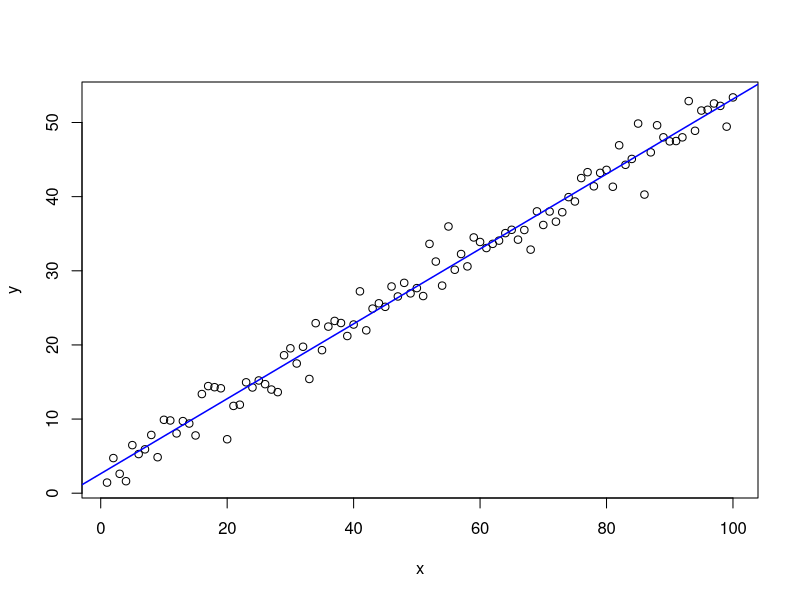
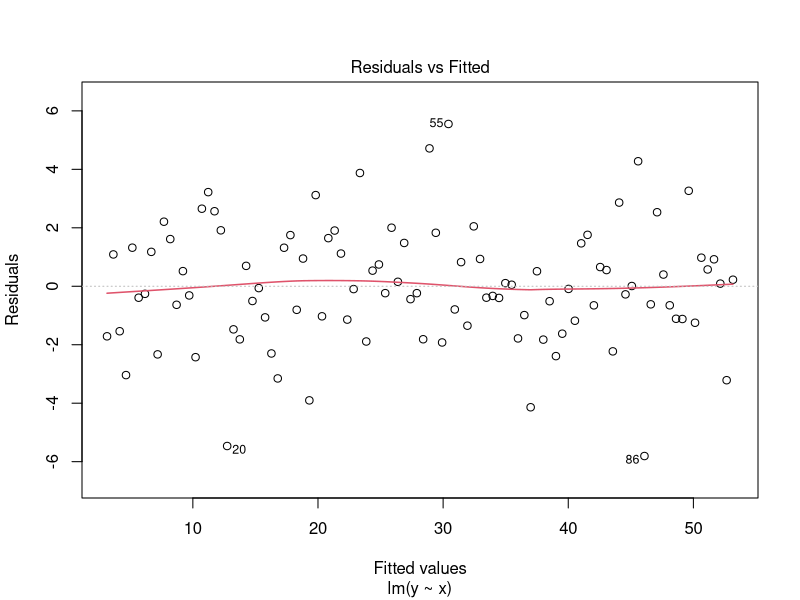
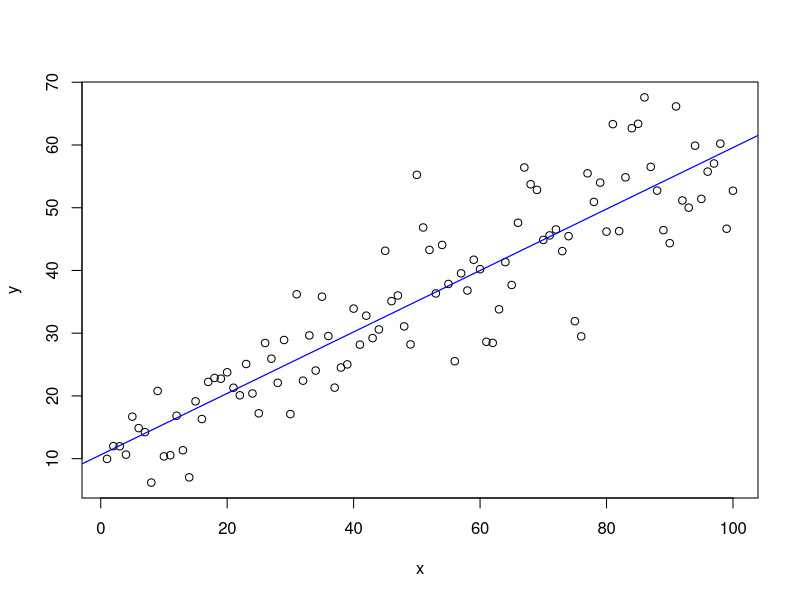
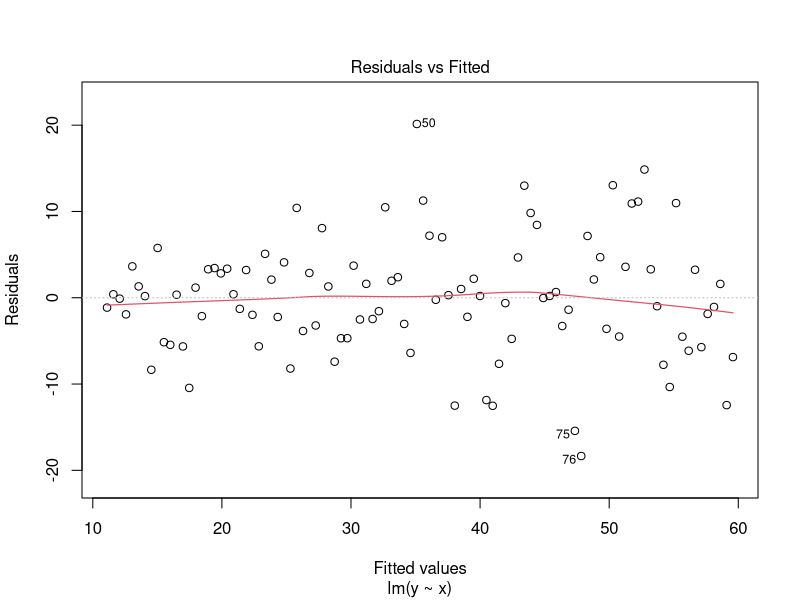
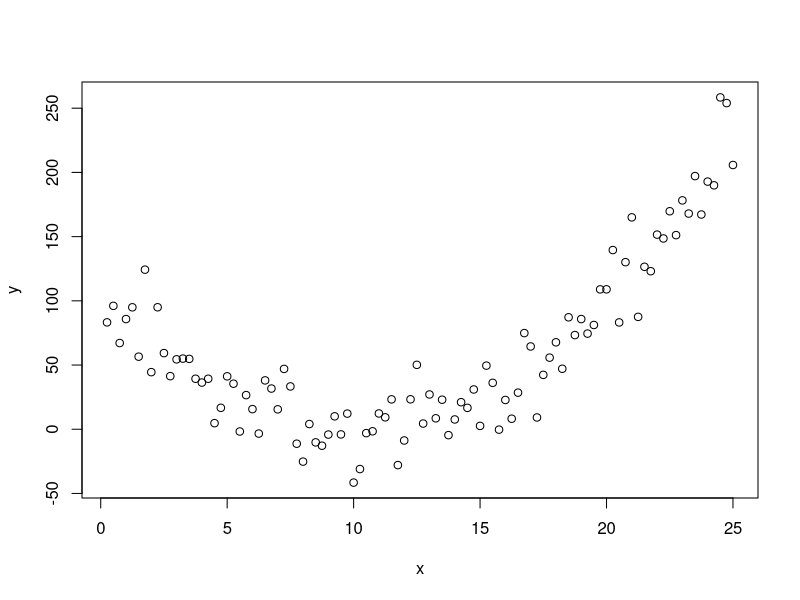
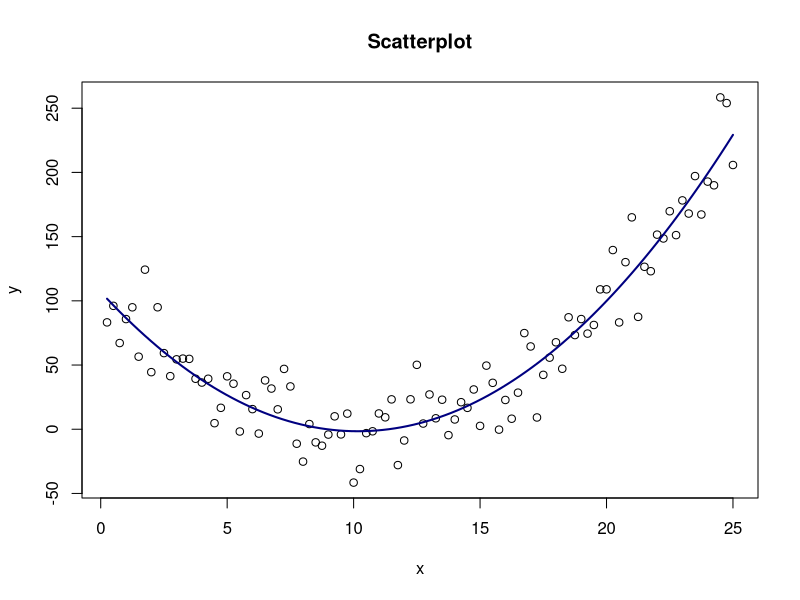

R code for these plots, in order:
## ---- chunk 1
require(knitr)
pdf_doc <- knitr::is_latex_output()
if (pdf_doc) {opts_chunk$set(echo=FALSE, fig.align="center", out.width="70%")} else {opts_chunk$set(echo=TRUE)}
## ---- chunk 2
# Set a seed to make simulations reproducible
set.seed(2302) 
# Sample Dataset 1
x <- 1:100
y <- 3 + 0.5*x + rnorm(100, 0, 2)
## ---- chunk 3
# Fit a simple linear regression
model1 <- lm(y ~ x)
# Scatterplot with line of best fit
plot(x, y)
abline(model1, col="blue", lwd=1.5)
# Coefficients of fitted model
# coef(model1)
## ---- chunk 4
# Residual plot for model 1
plot(model1, 1, lwd=1.5)
## ---- chunk 5
# Set a seed to make simulations reproducible
set.seed(1285)
# Sample the dataset
x <- seq(1, 100, length.out=100)
y <- 10 + 0.5*x + rnorm(100, 0, sqrt(x))
# Produce a scatterplot
plot(x,y)
# Fit a simple linear regression model and add to the plot
model1 <- lm(y ~ x)
abline(model1, col="blue", lwd=1.2)
## ---- chunk 6
plot(model1, 1, lwd=1.2)
## ---- chunk 7
# Sample Dataset 4
set.seed(1066)
x <- seq(0.25, 25, by=0.25)
y <- 100 - 20*x + x^2 + rnorm(100, 0, 20)
# Produce a scatterplot of the dataset
plot(x, y)
## ---- chunk 8
# Fit a simple linear regression model to Dataset 4 and compute its deviance
model4a <- lm(y ~ x)
D1 <- deviance(model4a)
# Fit a quadratic regression model and compute its deviance
model4b <- lm(y ~ x + I(x^2))
D2 <- deviance(model4b)
## ---- chunk 9

quadraticPlot <- function(x,y){
  # Produce a scatterplot of the data
  plot(x, y, xlab="x", ylab="y", main="Scatterplot")
  # Fit a quadratic regression model
  m <- lm(y ~ x + I(x^2))
  # Create a vector ax of length 101 
  # spanning the range of the explanatory variable
  ax<-seq(min(x), max(x), length.out=101)
  # predict the response for each value in ax
  fitted.curve<-predict(m, newdata=list(x=ax))
  # Fit a curve through the predicted response values and 
  # add to this to the plot
  lines(ax, fitted.curve, col="navy", lwd=2) 
}
## ---- chunk 10
# Apply the quadraticPlot function to the quadratic regression model fitted earlier
quadraticPlot(x,y)
